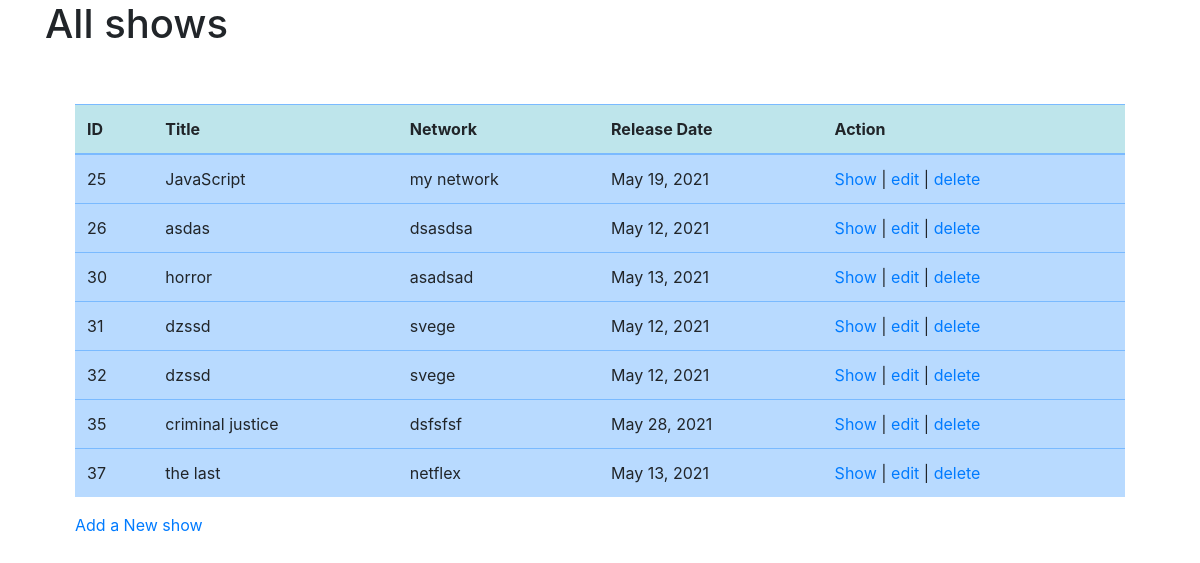
The page / on the database its author committed.
### TV_show_app/models.py (models this page shows, shortened)
class Show(models.Model):
    title = models.CharField(max_length=255)
    network = models.CharField(max_length=255)
    release_date = models.DateField()
    description = models.TextField()
    created_at = models.DateTimeField(auto_now_add=True)
    updated_at = models.DateTimeField(auto_now=True)

### TV_show_app/views.py (the view)
# urls.py: path('', views.index),
def index(request):
    all_shows = Show.objects.all()
    context = {
        'all_shows': all_shows
    }
    return render(request , 'shows.html', context)

### TV_show_app/templates/shows.html (shortened to what this page needs)
<!DOCTYPE html>
<html lang="en">
<head>
    <link rel="stylesheet" href="https://cdn.jsdelivr.net/npm/bootstrap@4.6.0/dist/css/bootstrap.min.css"> {% load static %}
    <link rel="stylesheet" href="{% static 'css/style.css' %}">
</head>
<body>
    <div class="container">
        <h1>All shows</h1>
        <div class="col-md">
            <div class="container py-5">
                <table class="table table-primary">
                    <thead>
                        <tr class="table-info">
                            <th scope="col">ID</th>
                            <th scope="col">Title</th>
                            <th scope="col">Network</th>
                            <th scope="col">Release Date</th>
                            <th scope="col">Action</th>
                        </tr>
                    </thead>
                    <tbody>{% for show in all_shows %}
                        <tr>
                            <td>{{show.id}}</td>
                            <td>{{show.title}}</td>
                            <td>{{show.network}}</td>
                            <td>{{show.release_date}}</td>
                            <td><a href="/shows/{{ show.id }}">Show</a> | <a href="/shows/{{ show.id }}/edit">edit</a> | <a href="/shows/delete/{{ show.id }}">delete</a></td>
                        </tr>{% endfor %}
                    </tbody>
                </table>
                <a href="/shows/new">Add a New show</a>
            </div>
        </div>
    </div>
</body>
</html>

### rows shown on the page
Show: id "25", title "JavaScript", network "my network", release_date "May 19, 2021"
Show: id "26", title "asdas", network "dsasdsa", release_date "May 12, 2021"
Show: id "30", title "horror", network "asadsad", release_date "May 13, 2021"
Show: id "31", title "dzssd", network "svege", release_date "May 12, 2021"
Show: id "32", title "dzssd", network "svege", release_date "May 12, 2021"
Show: id "35", title "criminal justice", network "dsfsfsf", release_date "May 28, 2021"
Show: id "37", title "the last", network "netflex", release_date "May 13, 2021"
